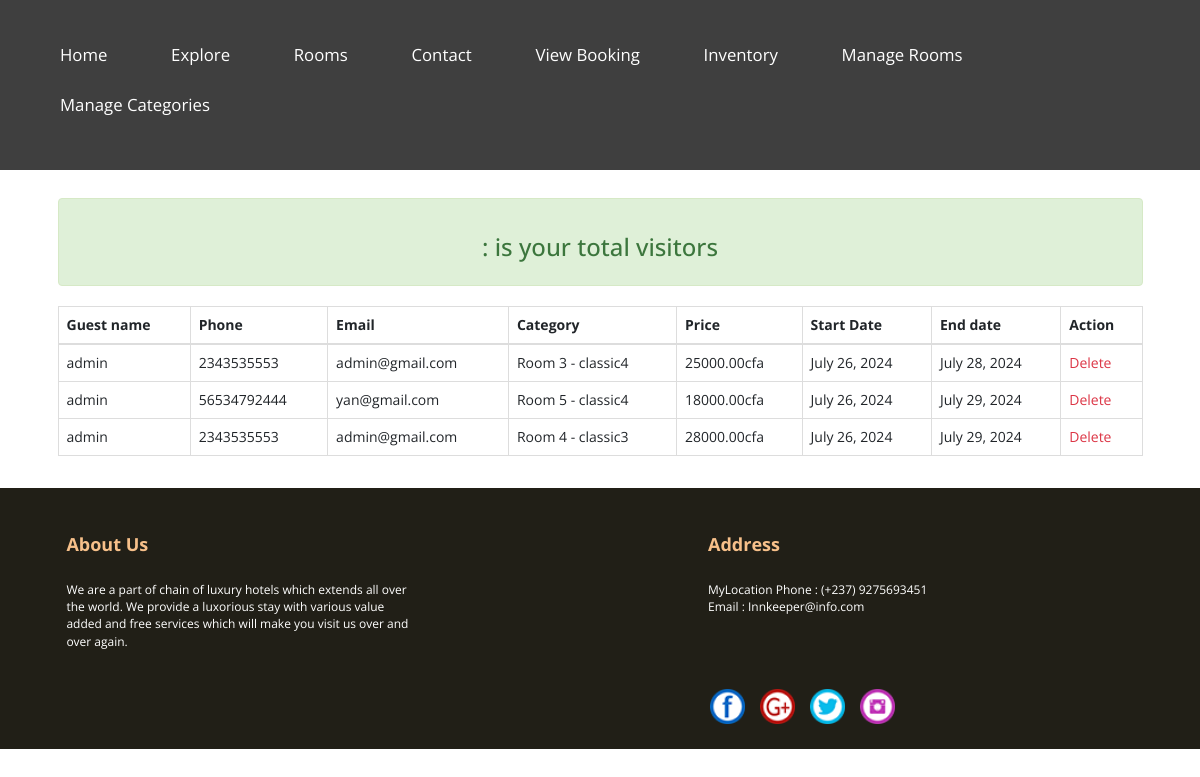
The app's page /view-booking/ with its own data.
### hotel/models.py (models this page shows, shortened)
class Booking(models.Model):
    user = models.ForeignKey(User, on_delete=models.CASCADE)
    guest_email = models.EmailField(max_length=254)
    guest_phone = models.CharField(max_length=20)
    room = models.ForeignKey(Room, on_delete=models.CASCADE)
    check_in = models.DateField()
    check_out = models.DateField()

class Room(models.Model):
    room_number = models.CharField(max_length=10)
    room_type = models.ForeignKey(RoomType, on_delete=models.CASCADE)
    price = models.DecimalField(max_digits=10, decimal_places=2)
    is_available = models.BooleanField(default=True)
    img = models.ImageField(upload_to='images', null=True, blank=True)
    def __str__(self):
        return f'Room {self.room_number} - {self.room_type.type_name}'

class RoomType(models.Model):
    type_name = models.CharField(max_length=50)
    description = models.TextField()

### hotel/views.py (the view)
# urls.py: path('view-booking/', views.view_booking, name='view-booking'),
def view_booking(request):
    booking = Booking.objects.all()
    context = {'booking':booking}
    return render(request, 'hotel/view_booking.html', context)

### hotel/templates/hotel/view_booking.html
{% extends "hotel/base.html" %}
{% block content %}
<div class="container mt-4">
    <div class="card-body">
        <div class="alert alert-success" role=alert>
            <h3 class="text-center">
                {{ count }} : is your total visitors
            </h3>
        </div>
        <table class="table table-bordered">
            <thead>
                <tr>
                    <th scope="col">Guest name</th>
                    <th scope="col">Phone</th>
                    <th scope="col">Email</th>
                    <th scope="col">Category</th>
                    <th scope="col">Price</th>
                    <th scope="col">Start Date</th>
                    <th scope="col">End date</th>
                    <th scope="col">Action</th>
                </tr>
            </thead>
            <tbody>
                {% for bookings in booking %}
                <tr>
                    <td>{{bookings.user}}</td>
                    <td>{{bookings.guest_phone }}</td>
                    <td>{{bookings.guest_email}}</td>
                    <td>{{bookings.room }}</td>
                    <td>{{bookings.room.price }}cfa</td>
                    <td>{{bookings.check_in }}</td>
                    <td>{{bookings.check_out }}</td>
                    <td></a><a class="text-danger" href="{% url 'delete-view-booking' bookings.id %}"> Delete</a></td>
                </tr>
                {% endfor %}
            </tbody>
        </table>
    </div>
</div>
{% endblock content %}

### hotel/templates/hotel/base.html (shortened to what this page needs)
{% load static %}
<!DOCTYPE html>
<html>
<head>
    <link rel="stylesheet" href="{% static 'css/bootstrap.min.css' %}">
    <link href="https://stackpath.bootstrapcdn.com/bootstrap/4.5.2/css/bootstrap.min.css" rel="stylesheet">
    <link rel="stylesheet" type="text/css" href="{% static 'css/main.css' %}">
    <link rel="stylesheet" type="text/css" href="{% static 'css/slick.css' %}">
   <link rel="stylesheet" type="text/css" href="{% static 'css/slick-theme.css' %}">
		<link type="text/css" rel="stylesheet" href="{% static 'css/bootstrap.min.css' %}"/>
		<link type="text/css" rel="stylesheet" href="{% static 'css/nouislider.min.css' %}"/>
    <link rel="stylesheet" href="{% static 'css/font-awesome.min.css' %}">
    </head>
<body >
    <header class="tm-header">
        <nav class="tm-nav" >
       <div>
            <ul>
                <li class="tm-list"><a href="/">Home</a></li>
                <li class="tm-list"><a href="{% url 'explore' %}">Explore </a></li>
                <li class="tm-list"><a href="{% url 'home' %}">Rooms</a></li>
                <li><a href="{% url 'contactus' %}">Contact</a></li>
                <li>
                    <a href="{% url 'view-booking' %}">View Booking</a>
                </li>
                <li>
                    <a href="{% url 'inventory' %}">Inventory</a>
                </li>
                <li>
                    <a href="{% url 'add_rooms' %}">Manage Rooms</a>
                </li>
                <li>
                    <a href="{% url 'room_types' %}">Manage Categories</a>
                </li>
            </ul>
            </div>
        </nav>
    </header>
    {% block content %}
    {% endblock content %}
    <footer class="tm-footer">
        <div class="tm-us">
        <p class="bold">About Us</p>
        <p>We are a part of chain of luxury hotels
            which extends all over the world. We
            provide a luxorious stay with various value
            added and free services which will make
            you visit us over and over again.</p>
        </div>
        <div class="tm-address">
        <p class="bold">Address</p>
        <p>MyLocation
            Phone : (+237) 9275693451 <br>
            Email : Innkeeper@info.com</p>
        </div>
        <br/>
    <div class="tm-media">
        <a href="#"> <img src="{% static 'images/fb.png' %}"></a>
        <a href="#"> <img src="{% static 'images/G.png' %}"> </a>
        <a href="#"> <img src="{% static 'images/twittr.png' %}"> </a>
        <a href="#">  <img src="{% static 'images/insta.png' %}"> </a>
        </div>
    </footer>
</body>
</html>

### hotel/static/css/main.css (style rules this page uses)
* { margin: 0; padding: 0; font-family: 'Open Sans', sans-serif; }
.tm-header { background: #3f3f3f; display: block; padding: 20px; }
.tm-nav div { display: table; padding: 10px; margin: 0px auto; }
.tm-nav div ul li { display:inline-block; }
.tm-nav div ul li a { font-size: 1.4vmax; padding: 10px 30px; text-decoration: none; color: #fff; line-height: 50px; }
.bold { padding-bottom: 5px; font-size: 2.3vw; font-weight: 900; color: #f7c08a; }
.tm-footer { background: #211f17; display: block; padding: 20px; position: relative; }
.tm-us { display: inline-table; max-width: 30%; width: 30%; margin: 2% 0 2% 4% }
.tm-address { display: inline-table; max-width: 30%; width: 30%; margin: 2% 0 2% 25% }
.tm-us .bold, .tm-address .bold { color: #f7c08a; font-size: 1.5vw; font-weight: 700; padding-bottom: 4%; }
.tm-us p, .tm-address p { color: #fff; font-size: 1vw; }
.tm-media { display: inline; margin: 0 0 0 59%; }
.tm-media img { margin: 0.5%; width: 3%; height: auto; }

### records on screen
Booking: user "admin", guest_phone "2343535553", guest_email "admin@gmail.com", room "Room 3 - classic4", room.price "25000.00", check_in "July 26, 2024", check_out "July 28, 2024"
Booking: user "admin", guest_phone "56534792444", guest_email "yan@gmail.com", room "Room 5 - classic4", room.price "18000.00", check_in "July 26, 2024", check_out "July 29, 2024"
Booking: user "admin", guest_phone "2343535553", guest_email "admin@gmail.com", room "Room 4 - classic3", room.price "28000.00", check_in "July 26, 2024", check_out "July 29, 2024"
